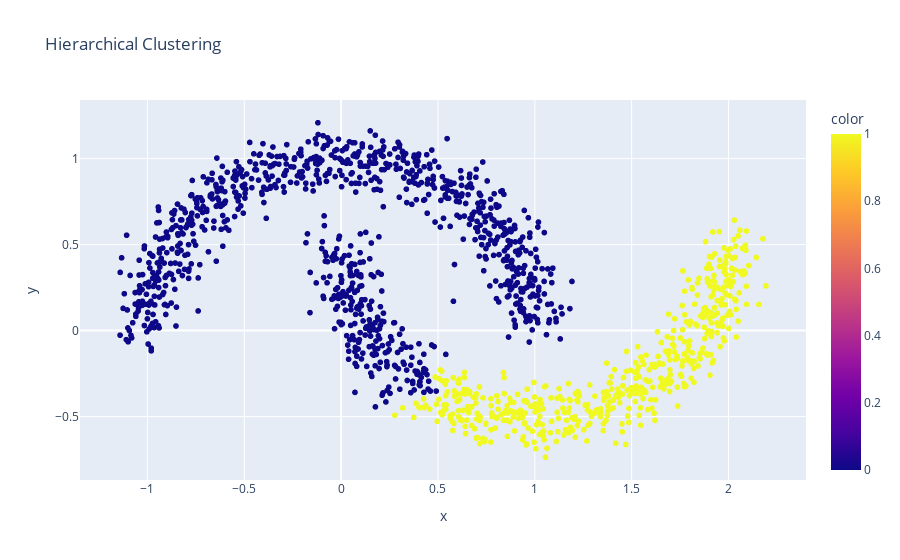

The code cell stored with this chart in its notebook:
### Code cell
px.scatter(x = x_random[:,0], y = x_random[:,1], color=labels, title="Hierarchical Clustering")

### Figure 1 — Plotly figure (JSON) as saved in the notebook; plotly's stock layout.template omitted (floating-point values rounded to 4 significant figures; data arrays with more than 128 entries replaced by an {"elided": "..."} marker saying what was removed)
{"data": [{"hovertemplate": "x=%{x}<br>y=%{y}<br>color=%{marker.color}<extra></extra>", "legendgroup": "", "marker": {"color": {"elided": "1500 int values"}, "coloraxis": "coloraxis", "symbol": "circle"}, "mode": "markers", "name": "", "showlegend": false, "type": "scattergl", "x": {"elided": "1500 float values"}, "xaxis": "x", "y": {"elided": "1500 float values"}, "yaxis": "y"}], "layout": {"coloraxis": {"colorbar": {"title": {"text": "color"}}, "colorscale": [[0, "#0d0887"], [0.1111, "#46039f"], [0.2222, "#7201a8"], [0.3333, "#9c179e"], [0.4444, "#bd3786"], [0.5556, "#d8576b"], [0.6667, "#ed7953"], [0.7778, "#fb9f3a"], [0.8889, "#fdca26"], [1, "#f0f921"]]}, "legend": {"tracegroupgap": 0}, "title": {"text": "Hierarchical Clustering"}, "xaxis": {"anchor": "y", "domain": [0, 1], "title": {"text": "x"}}, "yaxis": {"anchor": "x", "domain": [0, 1], "title": {"text": "y"}}}}
